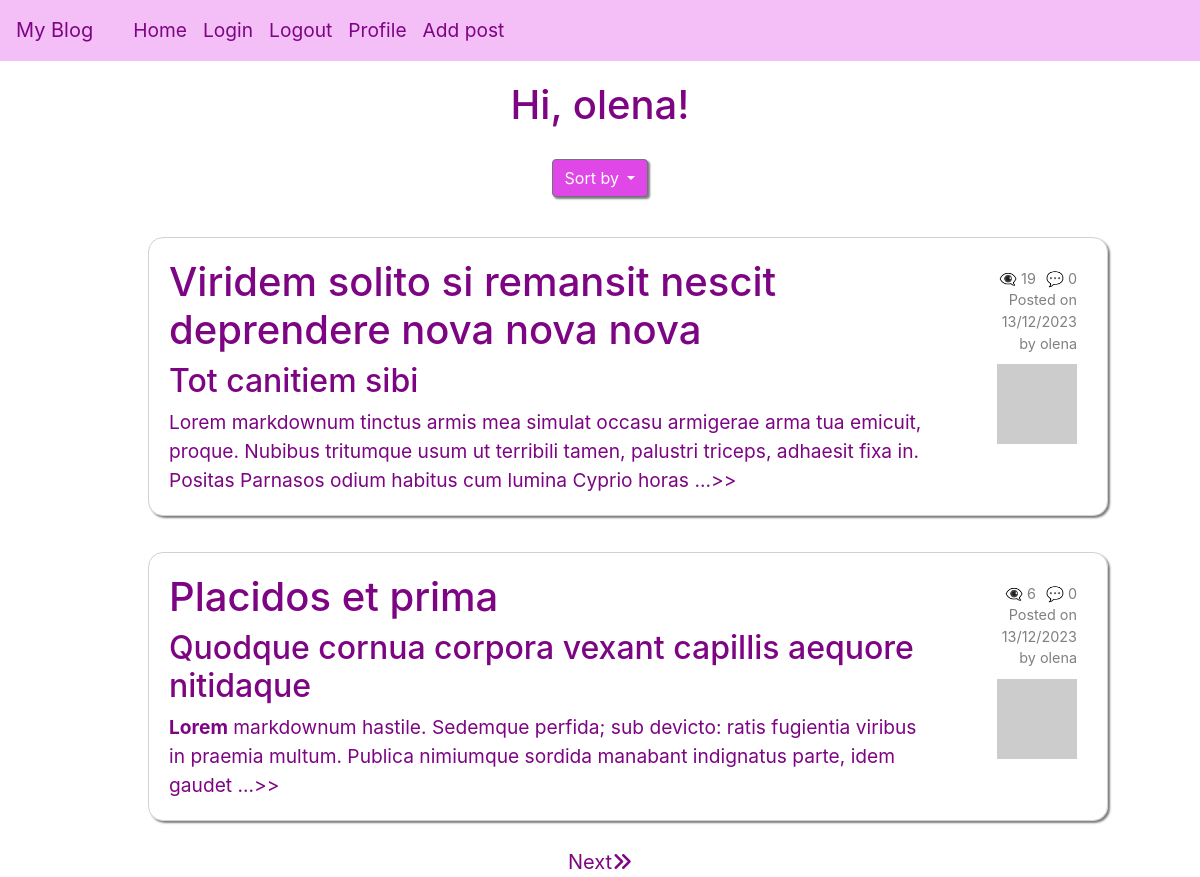
The app's page /home (signed in), older data.
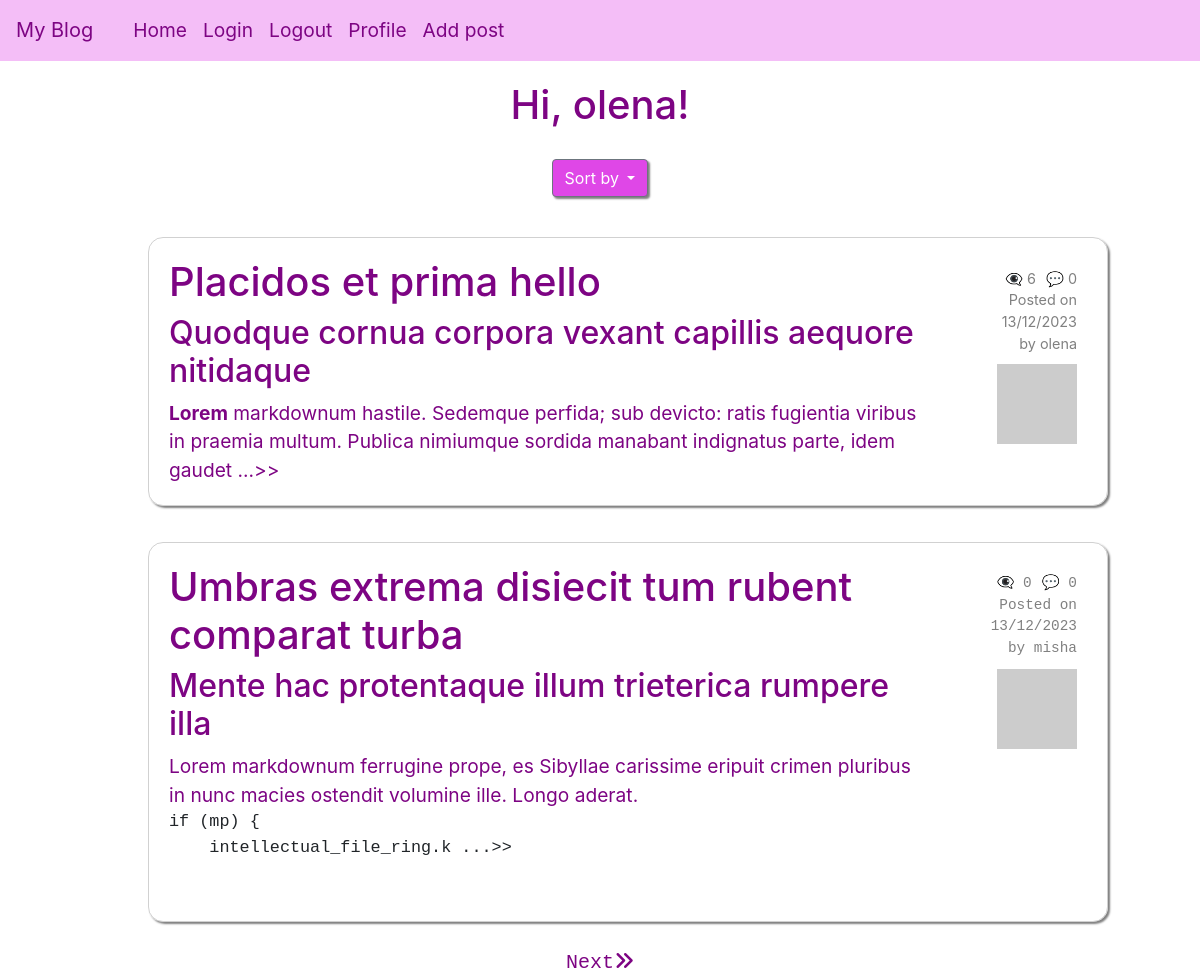
The same page, newer data.
### app/models/models.py (models this page shows, shortened)
class User(UserMixin, db.Model):
    __tablename__ = "user"
    id = db.Column(db.Integer, primary_key=True)
    username = db.Column(String(64), unique=True, nullable=False)
    email = db.Column(db.String(120), unique=True, nullable=False)
    isAdmin = db.Column(db.Boolean, nullable=False)
    password_hash = db.Column(String(256))
    profile_image = db.Column(String(256))
    info = db.Column(String(256))
    posts = db.relationship('Post', back_populates='user', cascade='all, delete-orphan')
    comments = db.relationship('Comment', back_populates='user', cascade='all, delete-orphan')
    def get_avatar(self, size):
        digest = md5(self.email.lower().encode('utf-8')).hexdigest()
        self.profile_image = f'https://www.gravatar.com/avatar/{digest}?d=identicon&s={size}'
        return self.profile_image

class Post(db.Model):
    __tablename__ = "post"
    id = db.Column(db.Integer, primary_key=True)
    title = db.Column(String(250))
    title_html = db.Column(db.String(250))
    body = db.Column(String(2500))
    body_html = db.Column(db.String(2500))
    timestamp = db.Column(DateTime, default=func.now())
    user_id = db.Column(db.Integer, db.ForeignKey('user.id'), nullable=False)
    user = db.relationship('User', back_populates='posts')
    comments = db.relationship('Comment', back_populates='post', cascade='all, delete-orphan')
    views = db.Column(db.Integer, server_default=str(0))
    def get_comments_length(self):
        commments = Comment.query.filter_by(post_id=self.id).all()
        return len(commments)

### app/routes/routes.py (the view)
@blueprint.route('/', methods=["GET", "POST"])
@blueprint.route('/home', methods=["GET", "POST"])
@login_required
def index():
    page = request.args.get('page', 1, type=int)
    per_page = 2
    posts = Post.query.filter().paginate(page=page, per_page=per_page, error_out=False)
    form = DropdownForm()
    return render_template("index.html", posts=posts, form=form)

### app/templates/index.html (shortened to what this page needs)
{% extends "base.html" %}{% import "bootstrap/wtf.html" as wtf %} {% block
content %} {% if current_user.isAdmin %}
<div class="admin-view-link"><a href="/admin">Admin view</a></div>
<div class="extra">
    <h1 class="greeting">Hi, {{current_user.username }}!</h1>
</div>
{% else %}
<h1 class="greeting">Hi, {{current_user.username }}!</h1>
{% endif %} {% if posts %}
<div class="dropdown">
    <button
        class="btn btn-secondary dropdown-toggle"
        type="button"
        id="dropdownMenuButton"
        data-toggle="dropdown"
        aria-haspopup="true"
        aria-expanded="false"
    >
        Sort by
    </button>
</div>
{% for post in posts %}
<div class="posts">
    <ul>
        <a href="{{url_for('main.post', id=post.id)}}" class="post-link">
            <li class="post">
                <div class="avatar-comment">
                    <div>
                        {% if post.title_html %} {{post.title_html | safe}} {%
                        else %}
                        <h1>{{post.title}}</h1>
                        {% endif %} {{(post.body_html | safe)[0:250]}} ...>>
                    </div>
                </div>
                <div class="comments-date">
                    <div class="comments-views">
                        {% if not post.views%}
                        <p>👁️‍🗨️ 0</p>
                        {% else %}
                        <p>👁️‍🗨️ {{post.views}}</p>
                        {% endif %}
                        <p>💬 {{post.get_comments_length()}}</p>
                    </div>
                    <p>Posted on</p>
                    <p>{{post.timestamp.strftime('%d/%m/%Y')}}</p>
                    by {{post.user.username}}
                    <a href="{{url_for('main.user', username=post.user.username)}}">
                        <img src="{{ post.user.get_avatar(64) }}"
                    /></a>
                </div></li
        ></a>
    </ul>
</div>
{% endfor %}
{% if not sort_by %}
<div class="arrows">
    {% if posts.has_next %}
    <a href="{{ url_for('main.index', page=posts.next_num) }}">Next<i class="fa-solid fa-angles-right"></i>️</a>
    {% endif %}
</div>
{%endif%}
{% else %}
<h4 class="greeting">No posts yet</h4>
<h4 class="greeting">Be the first to create a post</h4>
{% endif %} {% endblock %}

### app/templates/base.html (shortened to what this page needs)
<html>
    <head>
        <link
            rel="stylesheet"
            href="https://maxcdn.bootstrapcdn.com/bootstrap/4.0.0-beta.3/css/bootstrap.min.css"
        />
        <link rel="stylesheet" href="https://cdnjs.cloudflare.com/ajax/libs/font-awesome/6.5.1/css/all.min.css">
        <link rel="stylesheet" href="../static/style.css" />
    </head>
    <body>
        <nav class="navbar navbar-expand-lg navbar-light">
            <a class="navbar-brand" href="{{url_for('main.index')}}">My Blog</a>
            <div class="collapse navbar-collapse" id="navbarSupportedContent">
                <ul class="navbar-nav mr-auto">
                    <li class="nav-item">
                        <a class="nav-link" href="{{url_for('main.index')}}">Home</a>
                    </li>
                    <li class="nav-item">
                        <a class="nav-link" href="{{url_for('main.login')}}"
                            >Login</a
                        >
                    </li>
                    <li class="nav-item">
                        <a class="nav-link" href="{{url_for('main.logout')}}"
                            >Logout</a
                        >
                    </li>
                    <li class="nav-item">
                        <a
                            class="nav-link"
                            href="{{url_for('main.user', username=current_user.username)}}"
                            >Profile</a
                        >
                    </li>
                    <li class="nav-item">
                        <a
                            class="nav-link"
                            href="{{url_for('main.user', username=current_user.username)}}"
                            >Add post</a
                        >
                    </li>
                </ul>
            </div>
        </nav>
         {% block content %}{% endblock %}
    </body>
</html>

### app/static/style.css (style rules this page uses)
* { margin: 0; box-sizing: border-box; }
html { scroll-behavior: smooth; }
a { cursor: pointer; text-decoration: none; color: rgb(223, 71, 231); }
button, .btn { cursor: pointer; }
.btn { float: right; background: rgb(223, 71, 231); color: white; box-shadow: 2px 2px 2px grey; }
ul { list-style-type: none; margin-left: 1rem; font-size: larger; }
.nav-link, .navbar-brand { color: rgb(125, 4, 131) !important; }
.navbar { background: rgba(223, 71, 231, 0.35); }
.greeting { text-align: center; color: rgb(125, 4, 131); margin: 20px 0; }
.posts { display: flex; flex-direction: column; align-items: center; }
.post { margin: 10px; border: 1px solid rgba(128, 128, 128, 0.364); border-radius: 15px; padding: 20px; box-shadow: 2px 2px 2px grey; width: 80vw; display: grid; grid-template-columns: 5fr 1fr; grid-template-rows: 1fr; }
.comments-date, .comments-date a { display: flex; flex-direction: column; font-size: 0.9rem; align-items: flex-end; justify-content: flex-start; color: grey; padding: 5px; }
.comments-views { display: flex; flex-direction: row; font-size: 0.9rem; justify-content: center; gap: 10px; }
.avatar-comment { display: flex; gap: 20px; align-items: center; color: rgb(125, 4, 131); }
.avatar-comment p { margin: 0; }
.comments-date p { display: flex; flex-direction: column; align-items: flex-end; margin: 0px; }
.dropdown { display: flex; justify-content: center; margin: 30px 0; }
.arrows { display: flex; justify-content: center; font-size: 20px; gap: 20px; }
.arrows a { color: rgb(125, 4, 131); }

Row changes from the older to the newer data that the page shows:
removed Post: title_html "Viridem solito si remansit nescit deprendere nova nova nova", body_html "Tot canitiem sibi Lorem markdownum tinctus armis mea simulat occasu armigerae arma tua emicuit, proque. Nubibus tritumque usum ut terribili tamen, palustri triceps, adhaesit fixa in. Positas Parnasos odium habitus cum lumina Cyprio horas", views "19", get_comments_length "0", timestamp "13/12/2023", user.username "olena"
changed Post "olena": title_html "Placidos et prima" → "Placidos et prima hello"
now on this page (row unchanged): Post: title_html "Umbras extrema disiecit tum rubent comparat turba", body_html "Mente hac protentaque illum trieterica rumpere illa Lorem markdownum ferrugine prope, es Sibyllae carissime eripuit crimen pluribus in nunc macies ostendit volumine ille. Longo aderat. if (mp) { intellectual_file_ring.k", shows "👁️‍🗨️ 0", get_comments_length "0", timestamp "13/12/2023", user.username "misha"
